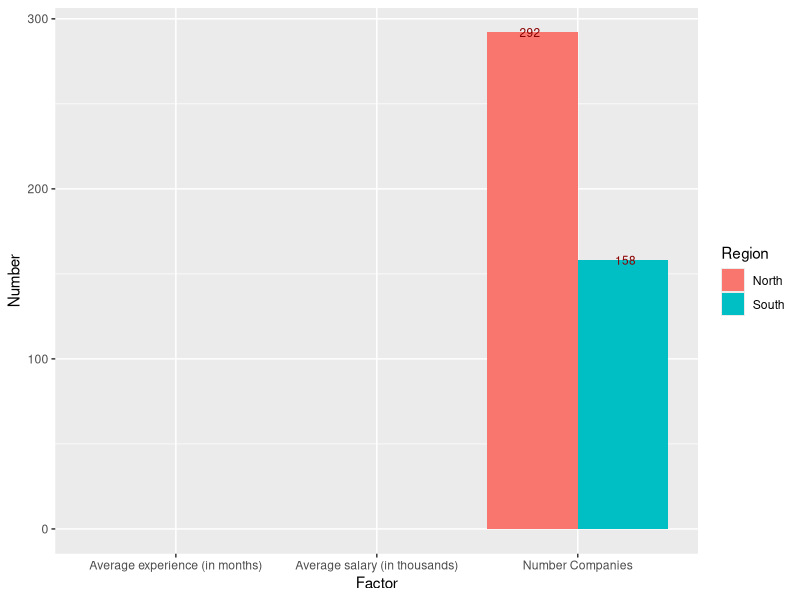
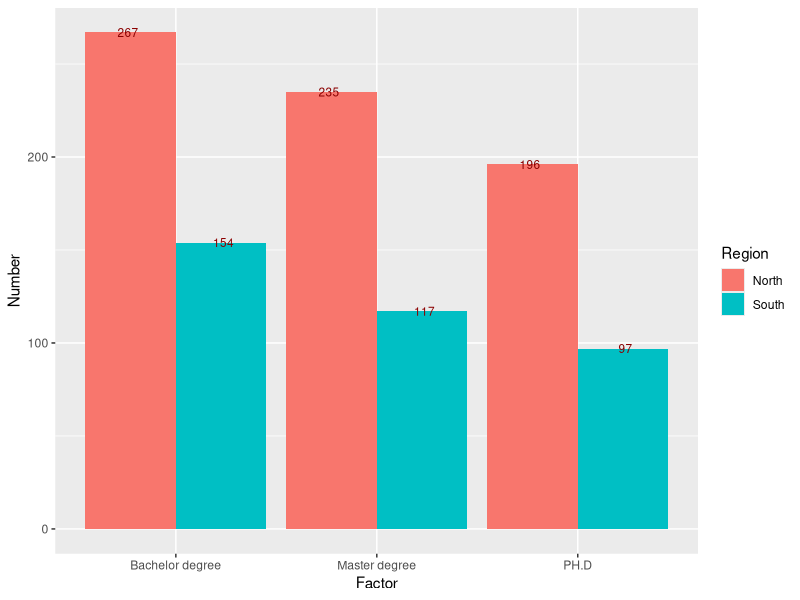
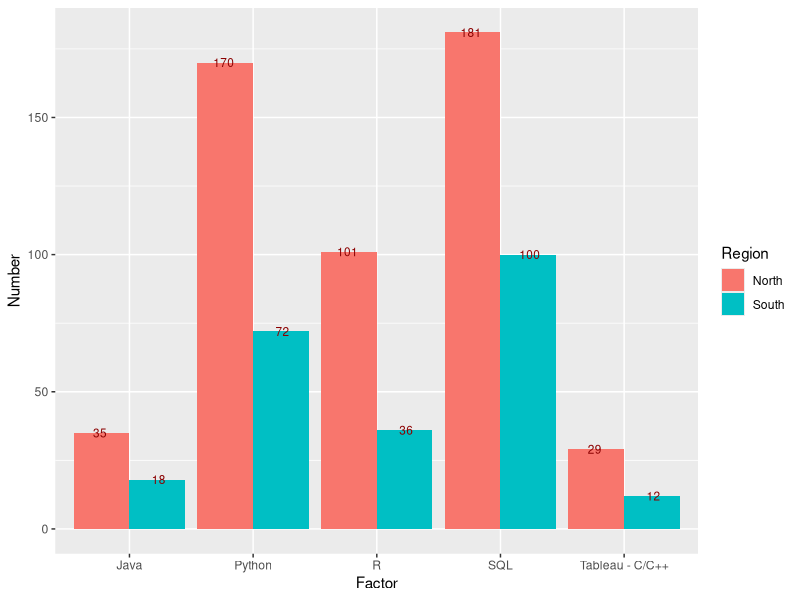

The R script that drew these images, in order: (Note: this script raises an error after producing the figures.)
## ---- chunk 1
pkg_list = c("ggplot2", "plyr", "stringr")
mia_pkgs = pkg_list[!(pkg_list %in% installed.packages()[,"Package"])]
if(length(mia_pkgs) > 0) install.packages(mia_pkgs)
loaded_pkgs = lapply(pkg_list, require, character.only=TRUE)
## ---- chunk 2
jdata = read.csv("datarelatedjobs.csv")
jdata$X = NULL
names(jdata)
head(jdata)
## ---- chunk 3
summary(jdata)
str(jdata)

for(i in 1:length(jdata$Standing)){
  if(is.na(jdata$Standing[i])){
    jdata$Standing[i] = "All levels"
  }
}  
## ---- chunk 4
count(jdata$Standing)
## ---- chunk 5
North_sub = jdata[which(jdata$Region == "North CA"),]
head(North_sub,5)
South_sub = jdata[which(jdata$Region == "South CA"),]
head(South_sub,5)
## ---- chunk 6
n_companies_north = rep(0, length(count(North_sub$Company)$freq))
n_companies_south = rep(0, length(count(South_sub$Company)$freq))

for(i in 1:length(count(North_sub$Company)$freq)){
  if(count(North_sub$Company)$freq[i] == 1){
    n_companies_north[i] = count(North_sub$Company)$freq[i] 
  } else{
    n_companies_north[i] = 1
  }
}

for(i in 1:length(count(South_sub$Company)$freq)){
  if(count(South_sub$Company)$freq[i] == 1){
    n_companies_south[i] = count(South_sub$Company)$freq[i] 
  } else{
    n_companies_south[i] = 1
  }
}
sum(n_companies_north)
sum(n_companies_south)
## ---- chunk 7
avg_exp_N = round(mean(North_sub$Minimum_exp_years)*12,0)
avg_exp_S = round(mean(South_sub$Minimum_exp_years)*12,0)
avg_exp_N
avg_exp_S
## ---- chunk 8
#Use NA.omit to omit to take out NA values then use mean function to find average
Omit_yr_salary_N = na.omit(North_sub$Estimate_minimum_average_salary)
Omit_yr_salary_S = na.omit(South_sub$Estimate_minimum_average_salary)
North_Est_min_salary = round(mean(Omit_yr_salary_N)/1000,2)
South_Est_min_salary = round(mean(Omit_yr_salary_S)/1000,2)

North_Est_min_salary
South_Est_min_salary
## ---- chunk 9
firstdf = data.frame(
          Region = rep(c("North", "South"), each = 3),
          Factor = rep(c("Average experience (in months)", "Average salary (in thousands)","Number Companies")),
          Number = c(avg_exp_N, North_Est_min_salary, sum(n_companies_north),
                     avg_exp_S, South_Est_min_salary, sum(n_companies_south)))

plotfirst = ggplot(data = firstdf, aes(x = Factor, y = Number, fill = Region)) + 
    geom_bar(stat = "identity", position=position_dodge()) +  
    geom_text(aes(label = Number), position = position_dodge(0.95), vjust=0.5, color = "darkred", size = 3)

#jpeg('plotfirst.jpg')
#plot(plotfirst)
plotfirst

## ---- chunk 10
#Nearly same as counting number of companies:
#Create 3 vectors: n_bach, n_master, n_phd to store the values.
#For this one we need to use stringr.
#Ex: All levels -> n_bach = n_bach + 1, n_master = n_master + 1, n_phd = n_phd + 1
#BS/MS ->  n_bach = n_bach + 1, n_master = n_master + 1 (Use  stringr so that we can get only BS or only MS)
Standing_sub = jdata[which(jdata$Standing != "NA"),]
North_sub_st = Standing_sub[which(Standing_sub$Region == "North CA"),]
South_sub_st = Standing_sub[which(Standing_sub$Region == "South CA"),]
## ---- chunk 11
n_bach_S = length(str_subset(South_sub_st$Standing, pattern = "^B")) + count(South_sub_st$Standing)$freq[which(count(South_sub_st$Standing) == "All levels")]  
n_bach_S

n_master_S = length(str_subset(South_sub_st$Standing, pattern = "^MS")) + length(str_subset(South_sub_st$Standing, pattern = "MS$")) + count(South_sub_st$Standing)$freq[which(count(South_sub_st$Standing) == "All levels")] - length(str_subset(South_sub_st$Standing, pattern = "^MS$"))
n_master_S

n_PH.D_S = length(str_subset(South_sub_st$standing, pattern = "^PH.D")) + length(str_subset(South_sub_st$Standing, pattern = "PH.D$")) + count(South_sub_st$Standing)$freq[which(count(South_sub_st$Standing) == "All levels")]
n_PH.D_S
## ---- chunk 12
n_bach_N = length(str_subset(North_sub_st$Standing, pattern = "^B")) + count(North_sub_st$Standing)$freq[which(count(North_sub_st$Standing) == "All levels")]  
n_bach_N

n_master_N = length(str_subset(North_sub_st$Standing, pattern = "^MS")) + length(str_subset(North_sub_st$Standing, pattern = "MS$")) + count(North_sub_st$Standing)$freq[which(count(North_sub_st$Standing) == "All levels")] - length(str_subset(North_sub_st$Standing, pattern = "^MS$"))
n_master_N

n_PH.D_N = length(str_subset(North_sub_st$standing, pattern = "^PH.D")) + length(str_subset(North_sub_st$Standing, pattern = "PH.D$")) + count(North_sub_st$Standing)$freq[which(count(North_sub_st$Standing) == "All levels")]
n_PH.D_N
## ---- chunk 13
secondtdf = data.frame(
          Region = rep(c("North", "South"), each = 3),
          Factor = rep(c("Bachelor degree", "Master degree","PH.D")),
          Number = c(n_bach_N, n_master_N, n_PH.D_N,
                     n_bach_S, n_master_S, n_PH.D_S))

plotsecond = ggplot(data = secondtdf, aes(x = Factor, y = Number, fill = Region)) + 
    geom_bar(stat = "identity", position=position_dodge()) +  
    geom_text(aes(label = Number), position = position_dodge(0.95), vjust=0.5, color = "darkred", size = 3)

#jpeg('plotsecond.jpg')
#plot(plotsecond)
plotsecond
## ---- chunk 14
count(jdata$Preferred_lang1)[order(count(jdata$Preferred_lang1)$freq),] 
count(jdata$Preferred_lang2)
## ---- chunk 15
count_order = function(col1, col2, order, top){
  ct1 = count(col1)
  ct2 = count(col2)
  if(order == "decreasing"){
    ct1_inc = ct1[order(ct1$freq, decreasing = T),]
    ct2_inc = ct2[order(ct2$freq, decreasing = T),]
    
    cl = length(ct1_inc$freq) - length(ct2_inc$freq)

    if(cl < 0){
      fresult = data.frame(Lang1 = c(as.character(ct1_inc$x), rep(NA,abs(cl))),
                            Freq1 = c(ct1_inc$freq, rep(NA,abs(cl))),
                            Lang2 = as.character(ct2_inc$x),
                            Freq2 = ct2_inc$freq)                  

    } else{
      fresult = data.frame(Lang1 = as.character(ct1_inc$x),
                            Freq1 = ct1_inc$freq,
                            Lang2 = c(as.character(ct2_inc$x), rep(NA,cl)),
                            Freq2 = c(ct2_inc$freq,rep(NA,cl)))         
      }
  }
  else{
    ct1_dec = ct1[order(ct1$freq, decreasing = F),]
    ct2_dec = ct2[order(ct2$freq, decreasing = F),]
    
    cl = length(ct1_dec$freq) - length(ct2_dec$freq)

    if(cl < 0){
      fresult = data.frame(Lang1 = c(as.character(ct1_dec$x), rep(NA,abs(cl))),
                            Freq1 = c(ct1_dec$freq, rep(NA,abs(cl))),
                            Lang2 = as.character(ct2_dec$x),
                            Freq2 = ct2_dec$freq)                  
    } else{
      fresult = data.frame(Lang1 = as.character(ct1_dec$x),
                            Freq1 = ct1_dec$freq,
                            Lang2 = c(as.character(ct2_dec$x), rep(NA,cl)),
                            Freq2 = c(ct2_dec$freq,rep(NA,cl))) 
    }
  }
  for(i in 1:15){
    for(j in 1:15){
      if(fresult$Lang1[i] == fresult$Lang2[j]){
        fresult$Freq1[i] = fresult$Freq1[i] + fresult$Freq2[j]
      }
    }
  }
  if(order == "decreasing"){
    res = fresult[order(fresult$Freq1, decreasing = T),]
  } else {
    res = fresult[order(fresult$Freq1, decreasing = F),]
  }
  return(res[1:top,1:2])
}


## ---- chunk 16
sl = count_order(South_sub_st$Preferred_lang1, South_sub_st$Preferred_lang2,"decreasing", 5)
nl = count_order(North_sub_st$Preferred_lang1, North_sub_st$Preferred_lang2,"decreasing", 5)
sl
nl
thirddf = data.frame(
          Region = rep(c("North", "South"), each = 5),
          Factor = c("SQL", "Python", "R", "Java", "Tableau - C/C++", 
                     "SQL", "Python", "R", "Java", "Tableau - C/C++"),
          Number = c(nl$Freq1[1], nl$Freq1[2], nl$Freq1[3], nl$Freq1[4], nl$Freq1[5], 
                     sl$Freq1[1], sl$Freq1[2], sl$Freq1[3], sl$Freq1[4], sl$Freq1[5]))

plotthird = ggplot(data = thirddf, aes(x = Factor, y = Number, fill = Region)) + 
    geom_bar(stat = "identity", position=position_dodge()) +  
    geom_text(aes(label = Number), position = position_dodge(0.95), vjust=0.5, color = "darkred", size = 3)

#jpeg('plotsecond.jpg')
#plot(plotsecond)
plotthird
## ---- chunk 17
# Top five most demanding languages:C++, Java, Python,R,SQL

order_lang_S = count(South_sub_st$Preferred_lang1)
order_lang_N = count(North_sub_st$Preferred_lang1)
OLS = order_lang_S[order(order_lang_S$freq, decreasing = TRUE),]
OLN = order_lang_N[order(order_lang_N$freq, decreasing = TRUE),]
OLS_df = data.frame(Name_language = OLS$x, Freq = OLS$freq)
OLN_df = data.frame(Name_language = OLN$x, Freq = OLN$freq)

head(OLS_df, 5)
head(OLN_df, 5)
## ---- chunk 18
n_cpp_North = length(str_subset(North_sub_st$Preferred_lang1, pattern = "^C\\++$")) +length(str_subset(North_sub_st$Preferred_lang2, pattern = "C\\++$"))

n_cpp_South = length(str_subset(South_sub_st$Preferred_lang1, pattern = "^C\\++$")) +length(str_subset(South_sub_st$Preferred_lang2, pattern = "C\\++$"))

n_java_South = length(str_subset(South_sub_st$Preferred_lang1, pattern = "^Java$")) +length(str_subset(South_sub_st$Preferred_lang2, pattern = "^Java$"))

n_java_North = length(str_subset(North_sub_st$Preferred_lang1, pattern = "^Java$")) +length(str_subset(North_sub_st$Preferred_lang2, pattern = "^Java$"))

n_Python_North = length(str_subset(North_sub_st$Preferred_lang1, pattern = "^Python$"))+length(str_subset(North_sub_st$Preferred_lang2, pattern = "^Python$"))

n_Python_South = length(str_subset(South_sub_st$Preferred_lang1, pattern = "^Python$"))  +length(str_subset(South_sub_st$Preferred_lang2, pattern ="^Python$"))

n_R_North = length(str_subset(North_sub_st$Preferred_lang1, pattern = "^R$")) +length(str_subset(North_sub_st$Preferred_lang2, pattern = "R$"))

n_R_South = length(str_subset(South_sub_st$Preferred_lang1, pattern = "^R$"))  +length(str_subset(South_sub_st$Preferred_lang2, pattern = "R$"))
n_R_South
n_SQL_North = length(str_subset(North_sub_st$Preferred_lang1, pattern = "^SQL$")) +length(str_subset(North_sub_st$Preferred_lang1, pattern = "/SQL$")) +length(str_subset(North_sub_st$Preferred_lang2, pattern = "^SQL$"))

n_SQL_South = length(str_subset(South_sub_st$Preferred_lang1, pattern = "^SQL$"))+ length(str_subset(South_sub_st$Preferred_lang1, pattern = "/SQL$"))+ length(str_subset(South_sub_st$Preferred_lang2, pattern = "^SQL$"))


res = cbind(nl,sl)
handwaydf = data.frame(NLang1 = c("SQL", "Python", "R", "Java", "C/C++"),
                       NFreg1 = c(n_SQL_North, n_Python_North, n_R_North, n_java_North, n_cpp_North),
                       SLang1 = c("SQL", "Python", "R", "Java", "C/C++"),
                       NLang1 = c(n_SQL_South, n_Python_South, n_R_South, n_java_South, n_cpp_South))
res
handwaydf
## ---- chunk 19
top20 = count_order(jdata$Preferred_lang1, jdata$Preferred_lang2,"decreasing", 20)
top20
## ---- chunk 20
for (i in 1:length(jdata$Standing)){
  if(!is.na(str_extract(jdata$Standing[i], pattern = "^B")) || !is.na(str_extract(jdata$Standing[i], pattern = "^A"))){
    jdata$Difficulty[i] = "Easy"
  } else if (!is.na(str_extract(jdata$Standing[i], pattern = "^M"))){
    jdata$Difficulty[i] = "Medium"
  } else if (!is.na(str_extract(jdata$Standing[i], pattern = "^P"))){
    jdata$Difficulty[i] = "Hard"
  }
}
## ---- chunk 21
# Instruction:
#   First subset our data into small subset that satisfies only 1 agrument.
#   Compare the length of those 4 small subsets. 
#   Find the intersection subset between those 4 subsets that is the largest will be our result
jdata$Difficulty[which(jdata$Difficulty == "Easy"),]


# jdata$Minimum_exp_years
# jdata$Region
# jdata$Preferred_lang1


## ---- chunk 22
find_company = function(Difficulty, Exp, Region, Language){
  
  
}
## ---- chunk 23
for(i in 1:length(jdata$Minimum_exp_years)){
  if(jdata$Minimum_exp_years[i] == 1 & !is.na(jdata$Estimate_minimum_average_salary[i])){
    if(jdata$Estimate_minimum_average_salary[i] >= 150000){
      jdata$Minimum_exp_years[i] = 4
    }
    else if(jdata$Estimate_minimum_average_salary[i] >= 130000 &
            jdata$Estimate_minimum_average_salary[i] <  150000){
      jdata$Minimum_exp_years[i] = 3
    }
    else if (jdata$Estimate_minimum_average_salary[i] >= 100000 &
             jdata$Estimate_minimum_average_salary[i] <  130000){
      jdata$Minimum_exp_years[i] = 2
    }
    else{jdata$Minimum_exp_years[i] = 1}
  } 
}
## ---- chunk 24
set.seed(2018)
result = jdata$Estimate_minimum_average_salary[which.min(jdata$Estimate_minimum_average_salary)]
for (i in 1:length(jdata$City))
if(count(jdata$City)$freq[which(count(jdata$City)$x == (jdata$City[i]))] > mean(count(jdata$City)$freq)){ 
  jdata$Jobs_density[i] = "High"
  jdata$City_Bonus[i] = round(rnorm(1, mean = result * 1.75, sd = 500),1) 
} else {
  jdata$Jobs_density[i] = "Low"
  jdata$City_Bonus[i] = round(rnorm(1, mean = result* 1.25, sd = 500),1) 
}

## ---- chunk 25
count(str_detect(jdata$Position, pattern = "Scientist"))
count(str_detect(jdata$Position, pattern = "Analyst"))
count(str_detect(jdata$Position, pattern = "Engineer"))
## ---- chunk 26
set.seed(2018)
for (i in 1:length(jdata$Position)){
  if(str_detect(jdata$Position[i], pattern = "Engineer")){
    jdata$Posi_Bonus[i] = round(rnorm(1, mean = 7000, sd = 500),1)
  }  else if (str_detect(jdata$Position[i], pattern = "Scientist")){
    jdata$Posi_Bonus[i] = round(rnorm(1, mean = 5000, sd = 500),1)
  }  else if (str_detect(jdata$Position[i], pattern = "Analyst")){
    jdata$Posi_Bonus[i] = round(rnorm(1, mean = 3000, sd = 500),1)
  } 
}
#as.numeric(jdata$Posi_Bonus)
head(jdata,10)
## ---- chunk 27
model1 = lm(Estimate_minimum_average_salary ~ Posi_Bonus, data = jdata)
plot(jdata$Estimate_minimum_average_salary ~ jdata$Posi_Bonus
, main = "Experience vs Years", xlab = "Years", ylab = "Salary")
abline(model)
## ---- chunk 28

## ---- chunk 29
